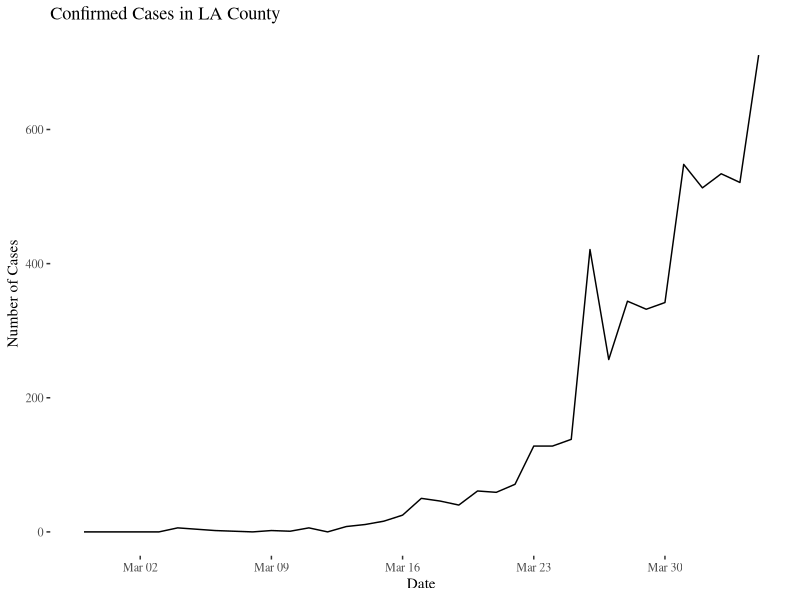

Recreate this plot in R.
###############################################
# Project: Visualization of COVID 19
# Date: 4/4/2020
# Purpose: Load and process LA data
###############################################

# Setup
gc(reset = TRUE)
rm(list = ls())

#Load Packages
library(tidyverse)
library(ggplot2)
library(scales)
library(RColorBrewer)
library(ggthemes)

# LOAD DATA ---------------------------------------------------------------
la_covid <- read_csv("data/la_covid.csv")


# CLEAN DATA --------------------------------------------------------------

la_covid$date <- as.Date(la_covid$date, format = "%m/%d/%Y")

# Derive new 

# BUILD PLOTS -------------------------------------------------------------

# 1. Plot new cases
p1 <- ggplot(la_covid, aes(date, num_new_cases))+
  geom_line()+
  scale_y_continuous(labels = scales::comma)+
  labs(title = "Confirmed Cases in LA County")+
  xlab("Date")+
  ylab("Number of Cases")+
  ggthemes::theme_tufte()

